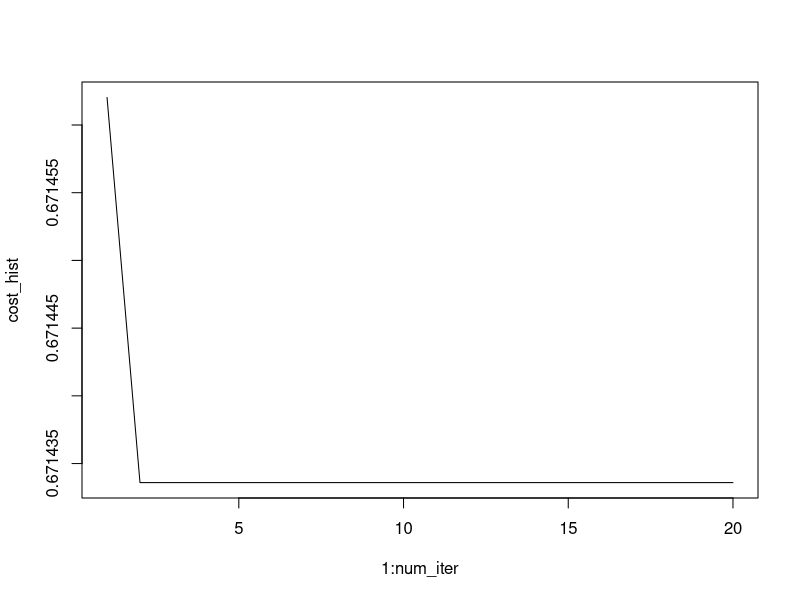

Here is the R script that generated this plot:
##################################
#log likelihood di una bernulli B(p)
##################################

########################
#dichiarazione funzioni
########################

sigmoid <- function(x){
  1/(1+exp(-x))
}

log_likelihood <- function(beta, X, y){
  return((-1/m)*sum(y*log(sigmoid(X%*%beta)) + (1-y)*log(1-sigmoid(X%*%beta))))
}

newton <- function(X, y, beta, num_iter){
  library(numDeriv)
  library(MASS)
  J_hist<-vector()
  
  for(i in 1:num_iter){
    score <- (1/m)*(t(X)%*%(sigmoid(X%*%beta) - y)) # calcolo della score function
    H <- hessian(log_likelihood, beta, method = "complex", X = X, y = y)
    #H contiene le derivate seconde della log-verosimiglianza
    beta <- beta - ginv(H)%*%score # passo iterativo del metodo di newton
    J_hist[i] <- log_likelihood(beta, X, y)
  }
  result <- list(beta, J_hist)
  return(result)
}

####################
#fine dichiarazione
####################


set.seed(11)
x <- matrix(rnorm(400), ncol = 4)
y <- round(runif(100, 0, 1)) 
m <- length(y)
X<-cbind(rep(1, 100), x)
beta<-rep(0, 5)


num_iter = 20
result <- newton(X, y, beta, num_iter)
beta <- result[[1]]
print(beta)

cost_hist <- result[[2]]
plot(1:num_iter, cost_hist, type = 'l')

pred <- sigmoid(X%*%beta)
pred <- ifelse(pred > .5, 1, 0)
accuracy <- mean(pred == y)
print(accuracy) 


